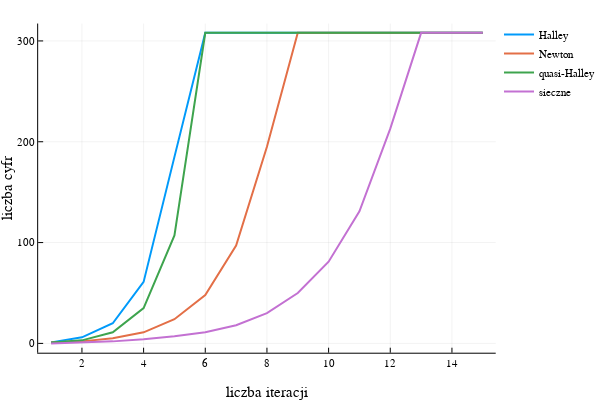

The notebook cell this image was saved under:
### Code cell
f(x) = x^2-2
f1(x) = 2*x
f2(x) = 2
tab1 = test1(f,f1,f2,1.0,15,sqrt(BigFloat(2.0)))
tab2 = test2(f,f1,1.0,3.0,15,sqrt(BigFloat(2.0)))
plot(
1:15,
[tab1[1],tab1[2],tab2[1],tab2[2]],
xlabel = "liczba iteracji", ylabel = "liczba cyfr",
label=["Halley" "Newton" "quasi-Halley" "sieczne"],
lw=2)

### Figure 1 — Plotly figure (JSON) as saved in the notebook; plotly's stock layout.template omitted (floating-point values rounded to 4 significant figures)
{"data": [{"colorbar": {"title": ""}, "hoverinfo": "text", "legendgroup": "Halley", "line": {"color": "rgba(0, 154, 250, 1.000)", "dash": "solid", "shape": "linear", "width": 2}, "mode": "lines", "name": "Halley", "showlegend": true, "text": [null, null, null, null, null, null, null, null, null, null, null, null, null, null, null], "type": "scatter", "x": [1, 2, 3, 4, 5, 6, 7, 8, 9, 10, 11, 12, 13, 14, 15], "xaxis": "x1", "y": [1, 6, 20, 61, 185, 308, 308, 308, 308, 308, 308, 308, 308, 308, 308], "yaxis": "y1", "zmax": 0.1, "zmin": -0.1}, {"colorbar": {"title": ""}, "hoverinfo": "text", "legendgroup": "Newton", "line": {"color": "rgba(227, 111, 71, 1.000)", "dash": "solid", "shape": "linear", "width": 2}, "mode": "lines", "name": "Newton", "showlegend": true, "text": [null, null, null, null, null, null, null, null, null, null, null, null, null, null, null], "type": "scatter", "x": [1, 2, 3, 4, 5, 6, 7, 8, 9, 10, 11, 12, 13, 14, 15], "xaxis": "x1", "y": [1, 2, 5, 11, 24, 48, 97, 195, 308, 308, 308, 308, 308, 308, 308], "yaxis": "y1", "zmax": 0.1, "zmin": -0.1}, {"colorbar": {"title": ""}, "hoverinfo": "text", "legendgroup": "quasi-Halley", "line": {"color": "rgba(62, 164, 78, 1.000)", "dash": "solid", "shape": "linear", "width": 2}, "mode": "lines", "name": "quasi-Halley", "showlegend": true, "text": [null, null, null, null, null, null, null, null, null, null, null, null, null, null, null], "type": "scatter", "x": [1, 2, 3, 4, 5, 6, 7, 8, 9, 10, 11, 12, 13, 14, 15], "xaxis": "x1", "y": [1, 3, 11, 35, 107, 308, 308, 308, 308, 308, 308, 308, 308, 308, 308], "yaxis": "y1", "zmax": 0.1, "zmin": -0.1}, {"colorbar": {"title": ""}, "hoverinfo": "text", "legendgroup": "sieczne", "line": {"color": "rgba(195, 113, 210, 1.000)", "dash": "solid", "shape": "linear", "width": 2}, "mode": "lines", "name": "sieczne", "showlegend": true, "text": [null, null, null, null, null, null, null, null, null, null, null, null, null, null, null], "type": "scatter", "x": [1, 2, 3, 4, 5, 6, 7, 8, 9, 10, 11, 12, 13, 14, 15], "xaxis": "x1", "y": [0, 1, 2, 4, 7, 11, 18, 30, 50, 81, 131, 213, 308, 308, 308], "yaxis": "y1", "zmax": 0.1, "zmin": -0.1}], "layout": {"annotations": [], "height": 400, "legend": {"bgcolor": "rgba(255, 255, 255, 1.000)", "bordercolor": "rgba(0, 0, 0, 1.000)", "font": {"color": "rgba(0, 0, 0, 1.000)", "family": "sans-serif", "size": 11}, "tracegroupgap": 0, "x": 1, "y": 1}, "margin": {"b": 20, "l": 0, "r": 0, "t": 20}, "paper_bgcolor": "rgba(255, 255, 255, 1.000)", "plot_bgcolor": "rgba(255, 255, 255, 1.000)", "showlegend": true, "width": 600, "xaxis": {"anchor": "y1", "domain": [0.07647, 0.9934], "gridcolor": "rgba(0, 0, 0, 0.100)", "gridwidth": 0.5, "linecolor": "rgba(0, 0, 0, 1.000)", "mirror": false, "range": [0.58, 15.42], "showgrid": true, "showline": true, "showticklabels": true, "tickangle": 0, "tickcolor": "rgb(0, 0, 0)", "tickfont": {"color": "rgba(0, 0, 0, 1.000)", "family": "sans-serif", "size": 11}, "tickmode": "array", "ticks": "inside", "ticktext": ["2", "4", "6", "8", "10", "12", "14"], "tickvals": [2, 4, 6, 8, 10, 12, 14], "title": "liczba iteracji", "titlefont": {"color": "rgba(0, 0, 0, 1.000)", "family": "sans-serif", "size": 15}, "type": "-", "visible": true, "zeroline": false, "zerolinecolor": "rgba(0, 0, 0, 1.000)"}, "yaxis": {"anchor": "x1", "domain": [0.07581, 0.9902], "gridcolor": "rgba(0, 0, 0, 0.100)", "gridwidth": 0.5, "linecolor": "rgba(0, 0, 0, 1.000)", "mirror": false, "range": [-9.24, 317.2], "showgrid": true, "showline": true, "showticklabels": true, "tickangle": 0, "tickcolor": "rgb(0, 0, 0)", "tickfont": {"color": "rgba(0, 0, 0, 1.000)", "family": "sans-serif", "size": 11}, "tickmode": "array", "ticks": "inside", "ticktext": ["0", "100", "200", "300"], "tickvals": [0, 100, 200, 300], "title": "liczba cyfr", "titlefont": {"color": "rgba(0, 0, 0, 1.000)", "family": "sans-serif", "size": 15}, "type": "-", "visible": true, "zeroline": false, "zerolinecolor": "rgba(0, 0, 0, 1.000)"}}}
